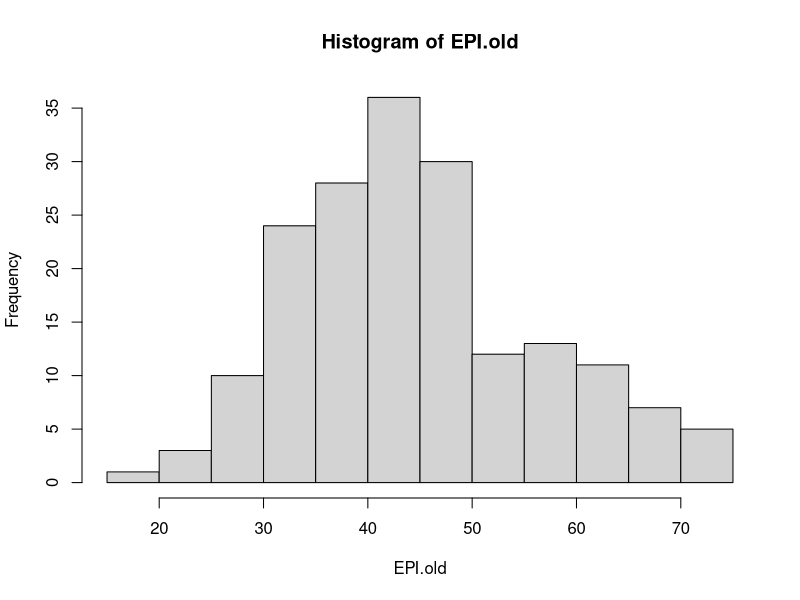
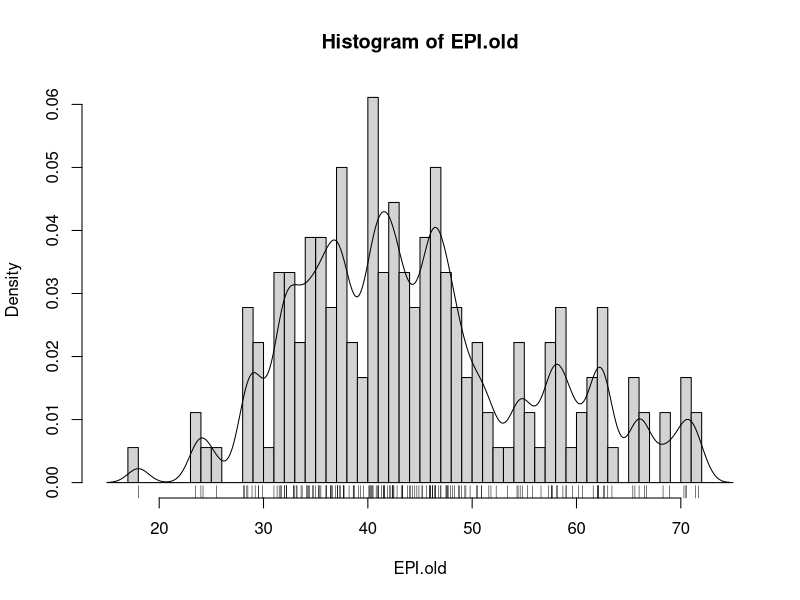
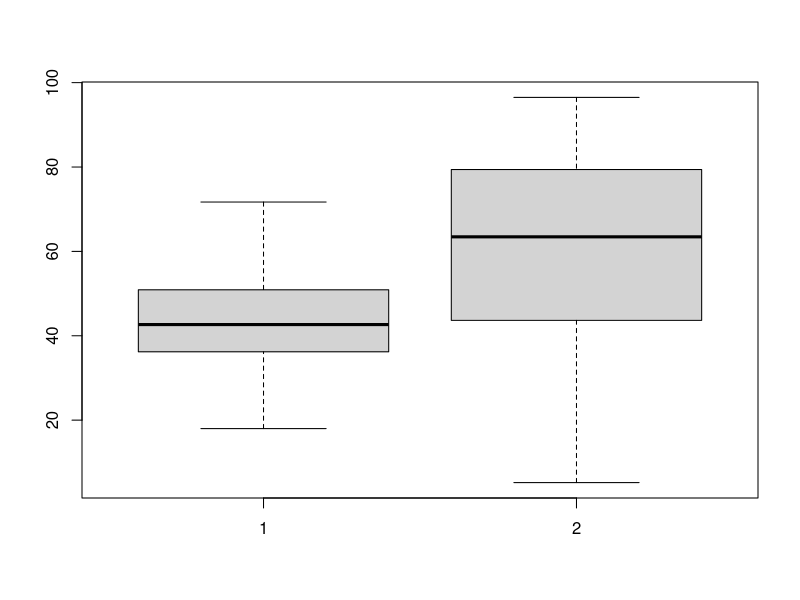
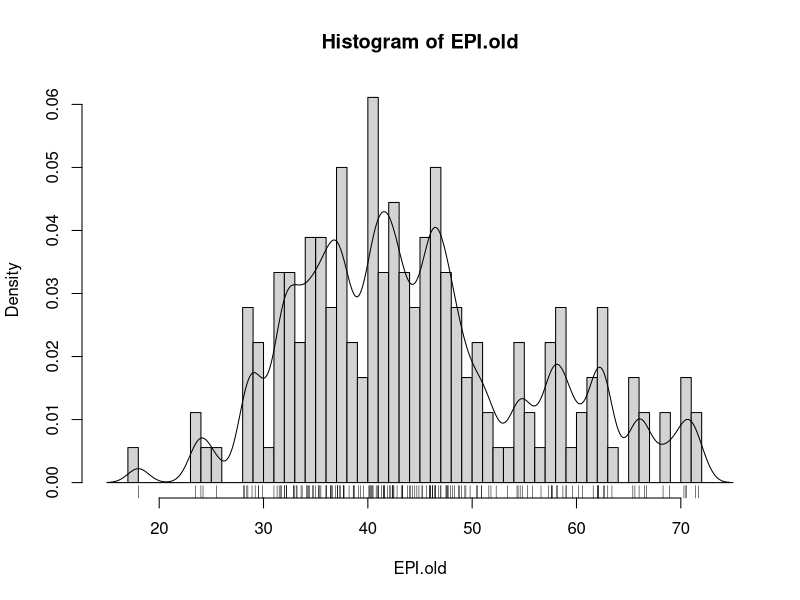
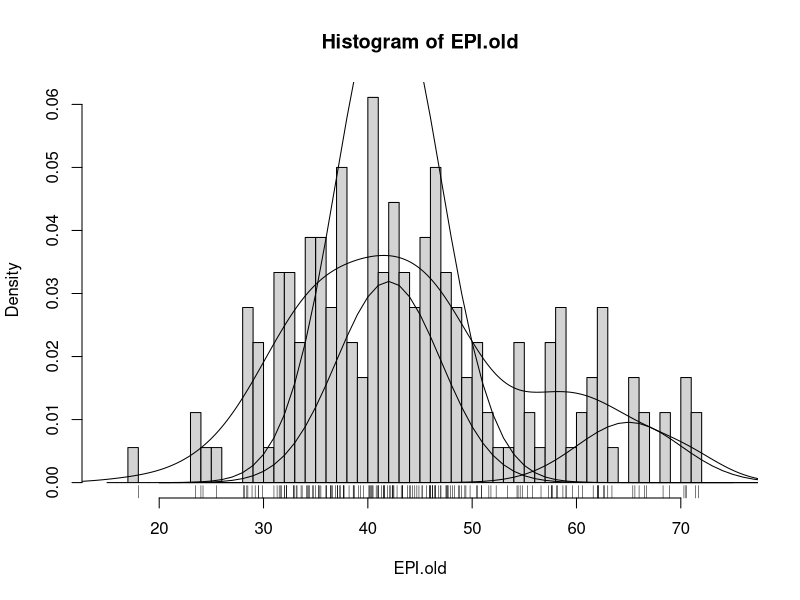
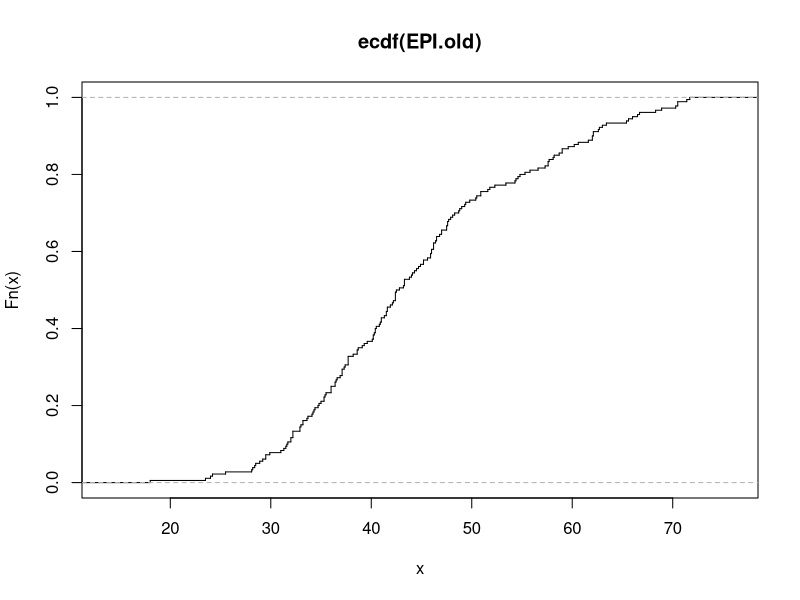
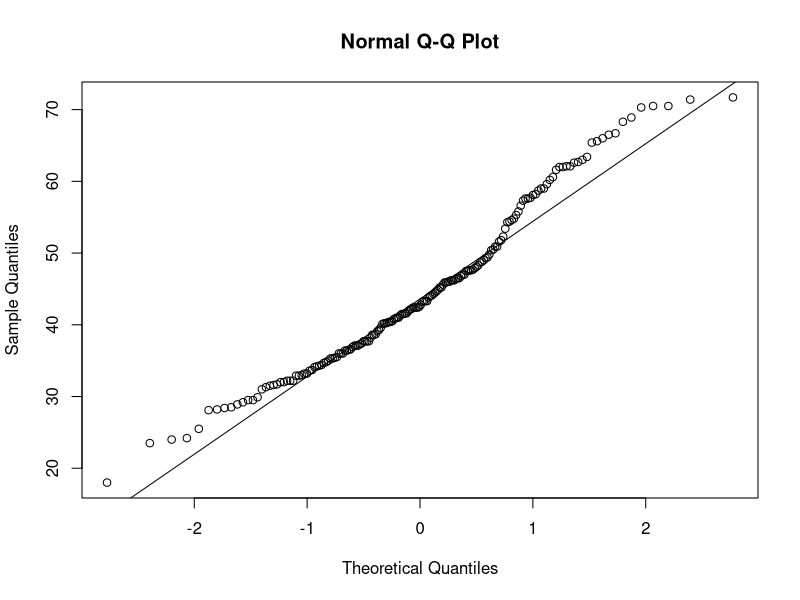
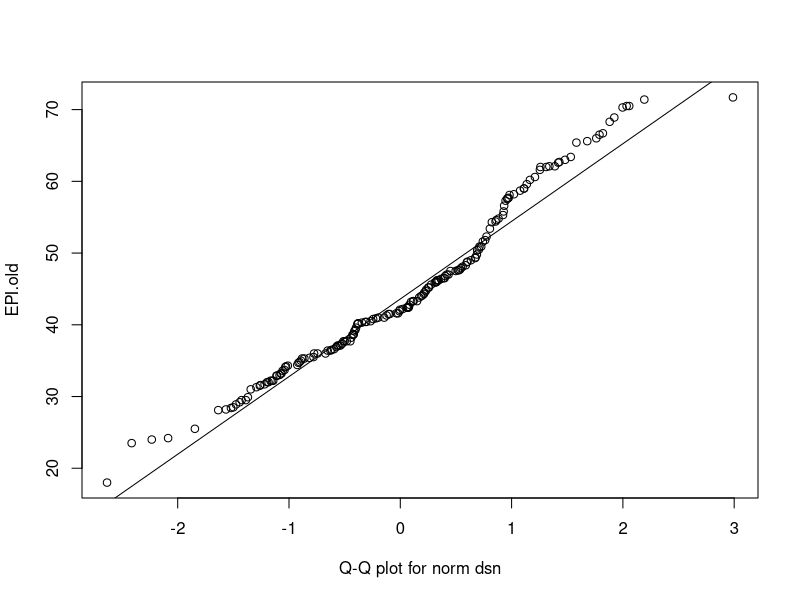

Write the R code that produced these figures, in order.
# Had to adjust the sequence range as there was a value < 20

#slide 9
EPI_data <- read.csv("epi2024results06022024.csv") 
# Note: replace default data frame name – cannot start with numbers! Munging has begun! (ugh)

# Note: replace <path> with either a directory path or use: 

View(EPI_data)

#slide 10
attach(EPI_data)
EPI.old
NAs <- is.na(EPI.old)
EPI.old.noNAs <- EPI.old[!NAs]

# Exercise 1
summary(EPI.old)

fivenum(EPI.old,na.rm=TRUE)# [1] 32.1 48.6 59.2 67.6 93.5 
stem(EPI.old) # stem and leaf plot 
hist(EPI.old) 
hist(EPI.old, seq(15., 75., 1.0), prob=TRUE) 
lines(density(EPI.old,na.rm=TRUE,bw=1.)) # or try bw=“SJ” 
rug(EPI.old)#Use help(<command>), e.g. > help(stem) 

# comparing distributions
boxplot(EPI.old, APO.old)

#histogram of EPI.old
hist(EPI.old, seq(15., 75., 1.0), prob=TRUE)

lines (density(EPI.old,na.rm=TRUE,bw=1.)) 

rug(EPI.old)

# with bw="SJ"
hist(EPI.old, seq(15., 75., 1.0), prob=TRUE)

lines (density(EPI.old,na.rm=TRUE,bw="SJ")) 

rug(EPI.old) 

# making the histogram more satisfying

x<-seq(20,80,1) 

q<- dnorm(x,mean=42, sd=5,log=FALSE) 

lines(x,q)
lines(x,.4*q) 

q<-dnorm(x,mean=65, sd=5,log=FALSE) 

lines(x,.12*q) 


# Exercise 2

#Cumulative density function? 
plot(ecdf(EPI.old), do.points=FALSE, verticals=TRUE)


# Quantile-Quantile?
qqnorm(EPI.old); qqline(EPI.old) 

# Make a Q-Q plot against the generating distribution by: 
qqplot(rnorm(250), EPI.old, xlab = "Q-Q plot for norm dsn") 
qqline(EPI.old)

qqplot(rt(250, df = 5), EPI.old, xlab = "Q-Q plot for t dsn") 
qqline(EPI.old)

